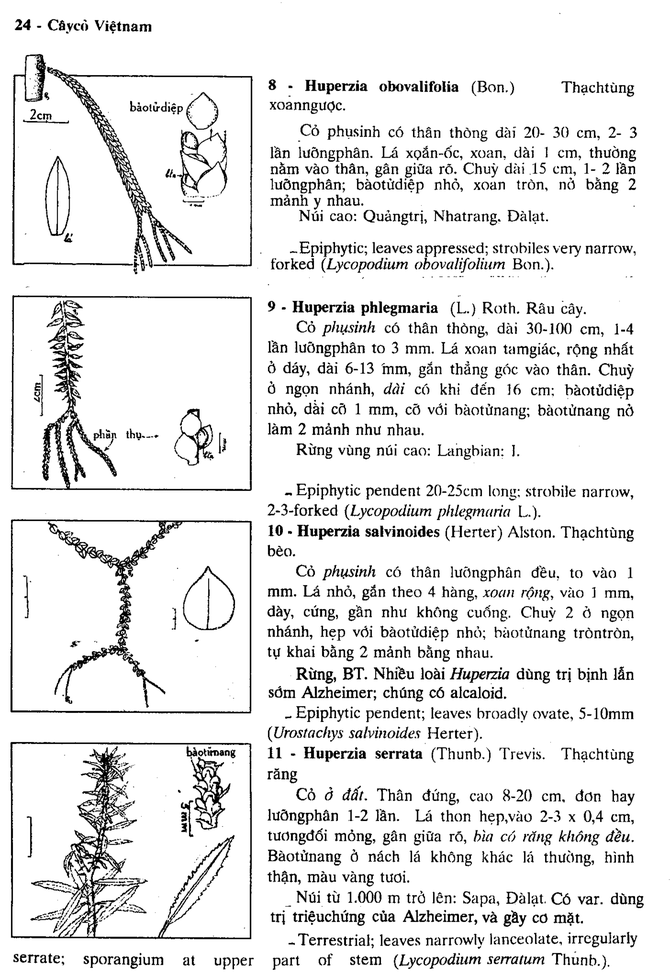
#> input picture OCR/VOL1/images/vol1_p0024.png, 670 x 976 px, shrunk from 2100 x 3060 before the run, found by its file name; its folder holds only this picture in this run
$ jupyter execute --allow-errors OCR.ipynb   (shell and % lines are left out)
#> lines starting #> are read from the running program, lines starting #| are printed output that depends on the picture; after the words box and inside, x2 and y2 are one past the last pixel; in counts of white or black regions, pixels touching at a corner belong together
[cell 1]
from google.colab import drive
drive.mount('/content/drive')

# 1. Cài đặt thư viện (với TesseractOCR cần tải dữ liệu train cho tiếng Việt)

[cell 2]
import os
tessdata_path = '/usr/share/tesseract-ocr/4.00/tessdata'
os.makedirs(tessdata_path, exist_ok=True)
vie_data_url = 'https://github.com/tesseract-ocr/tessdata/raw/main/vie.traineddata'
target_file = os.path.join(tessdata_path, 'vie.traineddata')
if not os.path.exists(target_file):
    !wget -O {target_file} {vie_data_url}

# 2. Cấu hình đường dẫn

[cell 3]
import os
VOLUME = 1
FIRST_PAGE_NUMBER = 22

BASE_OUTPUT = f'/content/drive/MyDrive/THESIS/OCR/VOL{VOLUME}'
TEXT_OUT_DIR = os.path.join(BASE_OUTPUT, 'texts')
IMAGE_OUT_DIR = os.path.join(BASE_OUTPUT, 'images')
pdf_filename = os.path.join(BASE_OUTPUT, f'vol{VOLUME}.pdf')

os.makedirs(TEXT_OUT_DIR, exist_ok=True)
os.makedirs(IMAGE_OUT_DIR, exist_ok=True)
os.environ['TESSDATA_PREFIX'] = '/usr/share/tesseract-ocr/4.00/tessdata'

print(f'\nVolume: {VOLUME}\nSource PDF: {pdf_filename}\nOutput Texts: {TEXT_OUT_DIR}\nOutput Images: {IMAGE_OUT_DIR}\n')

# 3. Định nghĩa hàm xử lý ảnh và OCR

[cell 4]
import cv2
import numpy as np
import pytesseract
from PIL import Image

def xu_ly_anh(img_path):
    img = cv2.imread(img_path)
#> img is the input picture: shape (976, 670, 3); min 0, max 255, mean 230.8
    if img is None: return None

    img = cv2.cvtColor(img, cv2.COLOR_BGR2GRAY)
#> img: shape (976, 670)

    # Tự động cắt lề
    _, thresh = cv2.threshold(img, 15, 255, cv2.THRESH_BINARY)
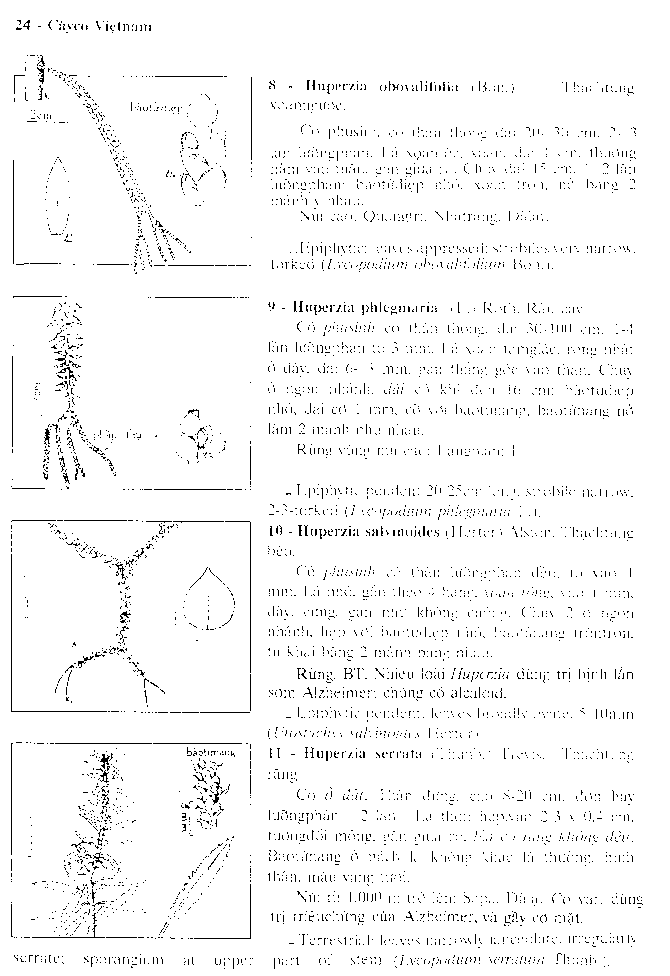
#> thresh: shape (976, 670); 96.9% white; black in thin lines or dots
    coords = cv2.findNonZero(thresh)
#> coords = contour of 633963 points, box (x1, y1, x2, y2) (0, 0, 670, 976), area 0
    if coords is not None:
        x, y, w, h = cv2.boundingRect(coords)
#> x = 0; y = 0; w = 670; h = 976
        img = img[y:y+h, x:x+w]

    # Khử nhiễu và làm nét
    img = cv2.fastNlMeansDenoising(img, h=3)
    kernel = np.array([[0, -0.5, 0], [-0.5, 3, -0.5], [0, -0.5, 0]])
    img = cv2.filter2D(img, -1, kernel)

    # Chuyển đen trắng (Otsu)
    _, img = cv2.threshold(img, 0, 255, cv2.THRESH_BINARY + cv2.THRESH_OTSU)
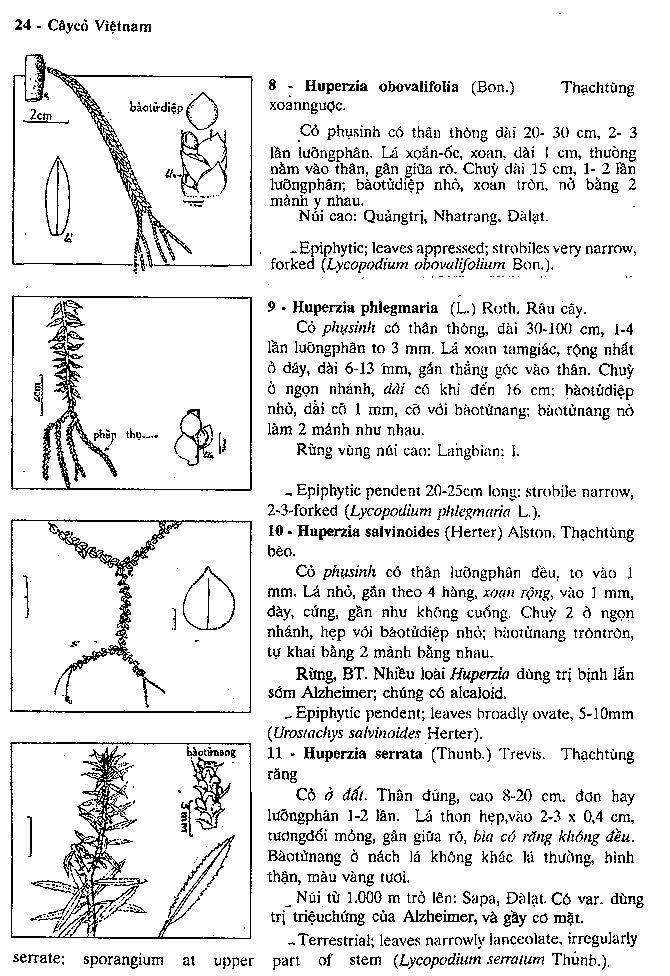
#> img: shape (976, 670); 90.1% white; black in thin lines or dots
    return img

def chay_ocr(img_ready):
    config = r'--psm 1'
    return pytesseract.image_to_string(img_ready, lang='vie', config=config).strip()

$ run again, on OCR/VOL2/images/vol2_p0018.png
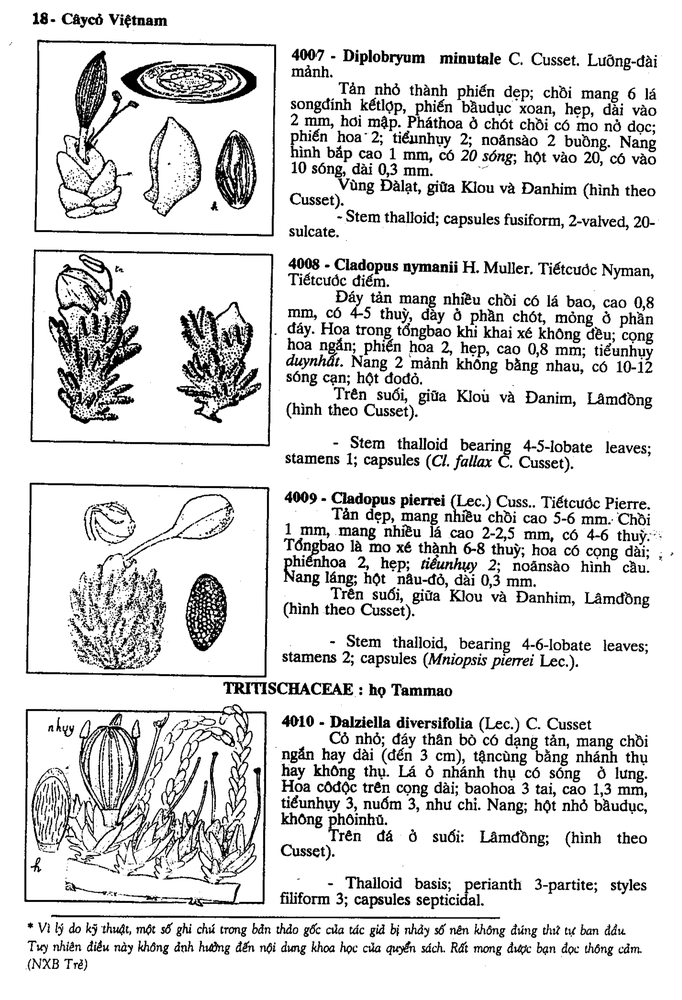
#> input picture OCR/VOL2/images/vol2_p0018.png, 682 x 1000 px, shrunk from 2138 x 3135 before the run, found by its file name
#> in xu_ly_anh, img is the input picture: shape (1000, 682, 3); min 0, max 255, mean 219.5
#> in xu_ly_anh, `_, thresh = cv2.threshold(img, 15, 255, cv2.THRESH_BINARY)`:
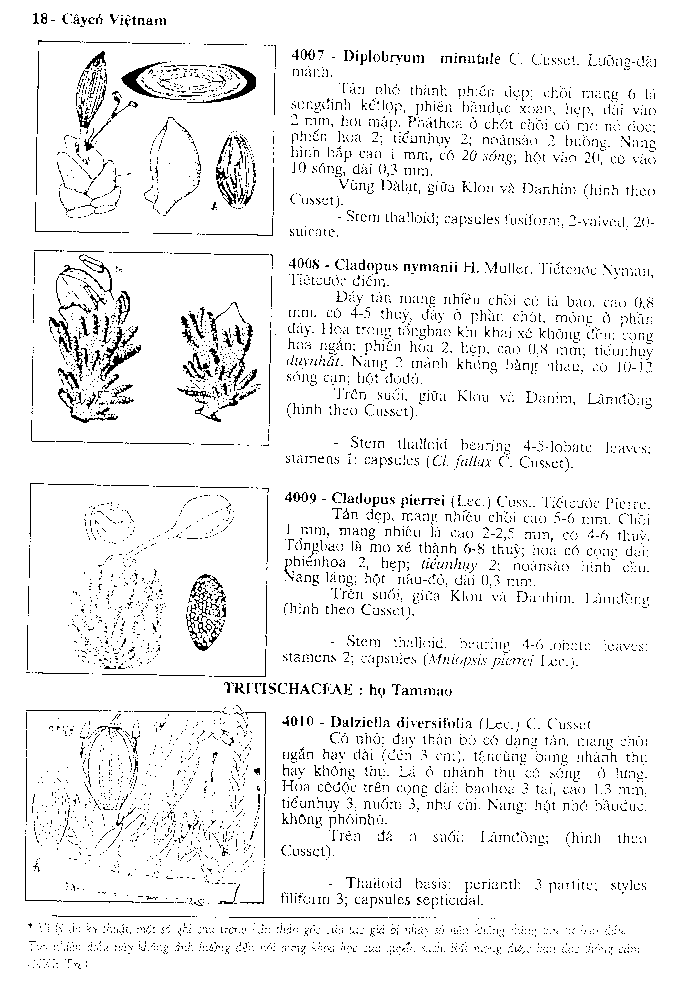
#> thresh: shape (1000, 682); 94.3% white; black in thin lines or dots, all inside (x1, y1, x2, y2) = (25, 13, 656, 969)
#> coords = contour of 643023 points, box (x1, y1, x2, y2) (0, 0, 682, 1000), area 0
#> x = 0; w = 682; h = 1000
#> in xu_ly_anh, `_, img = cv2.threshold(img, 0, 255, cv2.THRESH_BINARY + cv2.THRESH_OTSU)`:
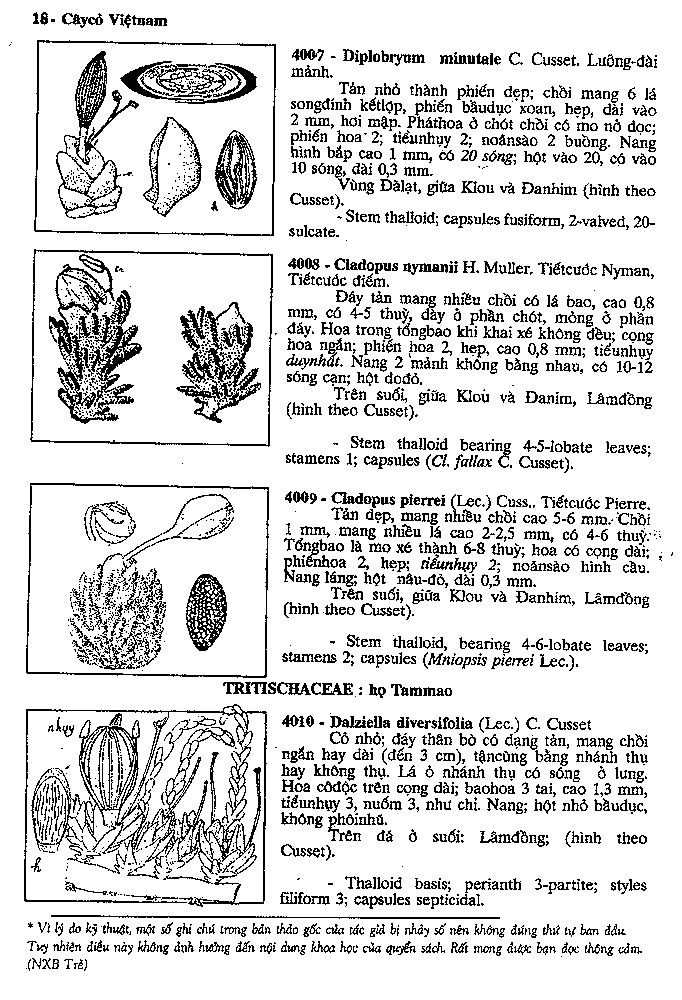
#> img: shape (1000, 682); 85.8% white; black in thin lines or dots

$ run again, on OCR/VOL1/images/vol1_p0035.png
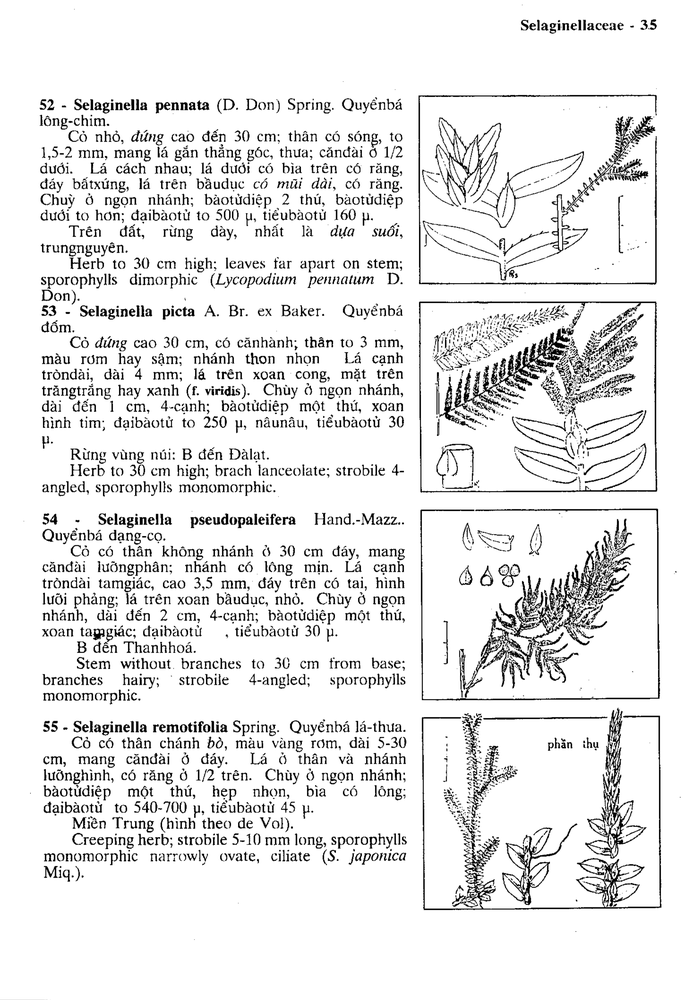
#> input picture OCR/VOL1/images/vol1_p0035.png, 685 x 1000 px, shrunk from 2175 x 3173 before the run, found by its file name
#> in xu_ly_anh, img is the input picture: shape (1000, 685, 3); min 0, max 255, mean 231.4
#> in xu_ly_anh, `_, thresh = cv2.threshold(img, 15, 255, cv2.THRESH_BINARY)`:
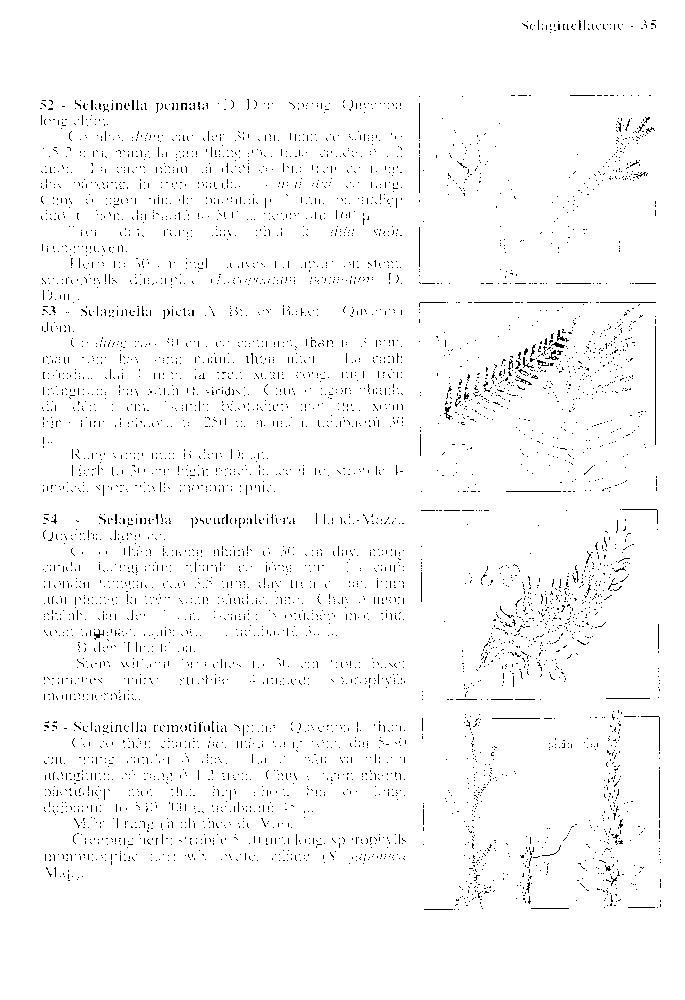
#> thresh: shape (1000, 685); 97.8% white; black in thin lines or dots, all inside (x1, y1, x2, y2) = (40, 20, 661, 910)
#> coords = contour of 669849 points, box (x1, y1, x2, y2) (0, 0, 685, 1000), area 0
#> x = 0; w = 685; h = 1000
#> in xu_ly_anh, `img = cv2.filter2D(img, -1, kernel)`:
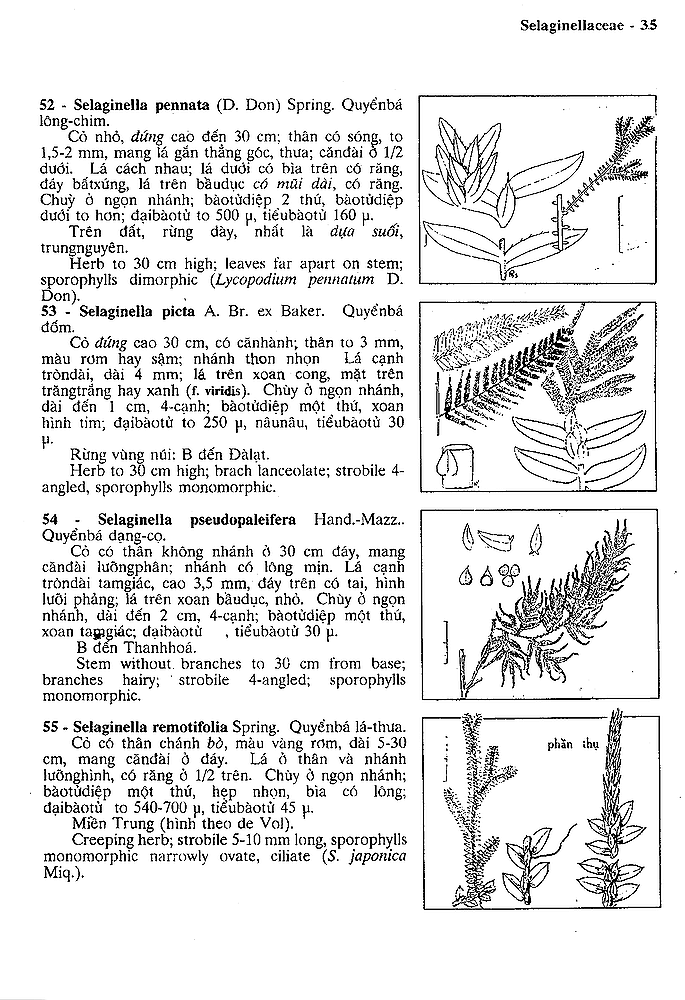
#> img: shape (1000, 685); min 0, max 255, mean 229.5
